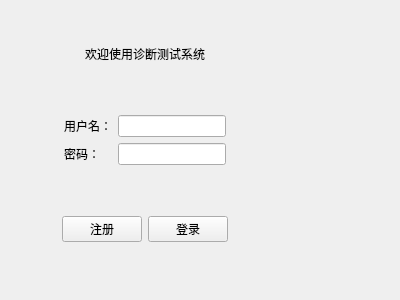
<?xml version="1.0" encoding="UTF-8"?>
<ui version="4.0">
 <class>LoginView</class>
 <widget class="QWidget" name="LoginView">
  <property name="geometry">
   <rect>
    <x>0</x>
    <y>0</y>
    <width>400</width>
    <height>300</height>
   </rect>
  </property>
  <property name="windowTitle">
   <string>登录</string>
  </property>
  <widget class="QWidget" name="layoutWidget">
   <property name="geometry">
    <rect>
     <x>0</x>
     <y>0</y>
     <width>290</width>
     <height>287</height>
    </rect>
   </property>
   <layout class="QVBoxLayout" name="verticalLayout">
    <item>
     <spacer name="verticalSpacer_3">
      <property name="orientation">
       <enum>Qt::Orientation::Vertical</enum>
      </property>
      <property name="sizeHint" stdset="0">
       <size>
        <width>20</width>
        <height>40</height>
       </size>
      </property>
     </spacer>
    </item>
    <item>
     <widget class="QLabel" name="label">
      <property name="layoutDirection">
       <enum>Qt::LayoutDirection::LeftToRight</enum>
      </property>
      <property name="text">
       <string>欢迎使用诊断测试系统</string>
      </property>
      <property name="alignment">
       <set>Qt::AlignmentFlag::AlignCenter</set>
      </property>
     </widget>
    </item>
    <item>
     <spacer name="verticalSpacer_4">
      <property name="orientation">
       <enum>Qt::Orientation::Vertical</enum>
      </property>
      <property name="sizeHint" stdset="0">
       <size>
        <width>20</width>
        <height>40</height>
       </size>
      </property>
     </spacer>
    </item>
    <item>
     <layout class="QHBoxLayout" name="horizontalLayout_2">
      <item>
       <spacer name="horizontalSpacer">
        <property name="orientation">
         <enum>Qt::Orientation::Horizontal</enum>
        </property>
        <property name="sizeHint" stdset="0">
         <size>
          <width>40</width>
          <height>20</height>
         </size>
        </property>
       </spacer>
      </item>
      <item>
       <layout class="QFormLayout" name="formLayout">
        <item row="0" column="0">
         <widget class="QLabel" name="label_2">
          <property name="text">
           <string>用户名：</string>
          </property>
         </widget>
        </item>
        <item row="0" column="1">
         <widget class="QLineEdit" name="lineEdit"/>
        </item>
        <item row="1" column="0">
         <widget class="QLabel" name="label_3">
          <property name="text">
           <string>密码：</string>
          </property>
         </widget>
        </item>
        <item row="1" column="1">
         <widget class="QLineEdit" name="lineEdit_2"/>
        </item>
       </layout>
      </item>
      <item>
       <spacer name="horizontalSpacer_2">
        <property name="orientation">
         <enum>Qt::Orientation::Horizontal</enum>
        </property>
        <property name="sizeHint" stdset="0">
         <size>
          <width>40</width>
          <height>20</height>
         </size>
        </property>
       </spacer>
      </item>
     </layout>
    </item>
    <item>
     <spacer name="verticalSpacer_2">
      <property name="orientation">
       <enum>Qt::Orientation::Vertical</enum>
      </property>
      <property name="sizeHint" stdset="0">
       <size>
        <width>20</width>
        <height>35</height>
       </size>
      </property>
     </spacer>
    </item>
    <item>
     <layout class="QHBoxLayout" name="horizontalLayout_3">
      <item>
       <spacer name="horizontalSpacer_3">
        <property name="orientation">
         <enum>Qt::Orientation::Horizontal</enum>
        </property>
        <property name="sizeHint" stdset="0">
         <size>
          <width>40</width>
          <height>20</height>
         </size>
        </property>
       </spacer>
      </item>
      <item>
       <layout class="QHBoxLayout" name="horizontalLayout">
        <item>
         <widget class="QPushButton" name="btSignin">
          <property name="text">
           <string>注册</string>
          </property>
         </widget>
        </item>
        <item>
         <widget class="QPushButton" name="btLogin">
          <property name="text">
           <string>登录</string>
          </property>
         </widget>
        </item>
       </layout>
      </item>
      <item>
       <spacer name="horizontalSpacer_4">
        <property name="orientation">
         <enum>Qt::Orientation::Horizontal</enum>
        </property>
        <property name="sizeHint" stdset="0">
         <size>
          <width>40</width>
          <height>20</height>
         </size>
        </property>
       </spacer>
      </item>
     </layout>
    </item>
    <item>
     <spacer name="verticalSpacer">
      <property name="orientation">
       <enum>Qt::Orientation::Vertical</enum>
      </property>
      <property name="sizeHint" stdset="0">
       <size>
        <width>20</width>
        <height>40</height>
       </size>
      </property>
     </spacer>
    </item>
   </layout>
  </widget>
 </widget>
 <resources/>
 <connections/>
</ui>
